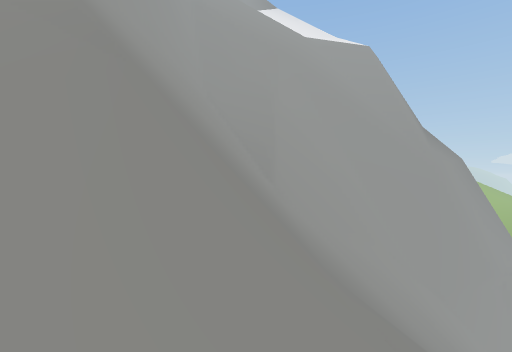
view 1 (above)

18 first-person views from a walk through a Unity game level. The camera is 1.5 m above the floor, looks level and sees 85° across. The floor is counted in squares, 2 m on a side. Each view is taken from the middle of a square. On the plan, view 1 faces up. The plan holds only what a view shows up to about 10 squares ahead; the rest is blank. The place goes on beyond the plan. The player character is not drawn.

view 2
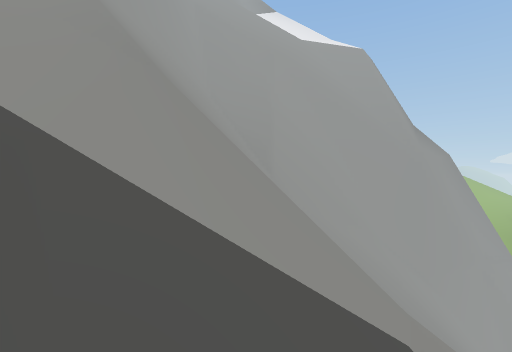

view 3
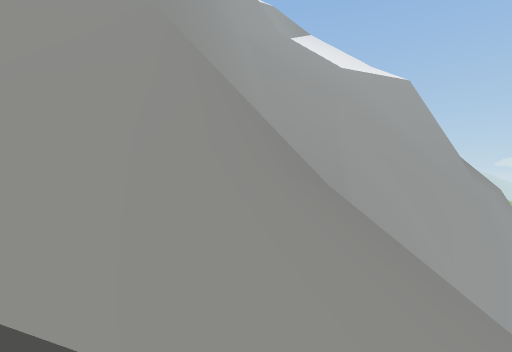

view 4
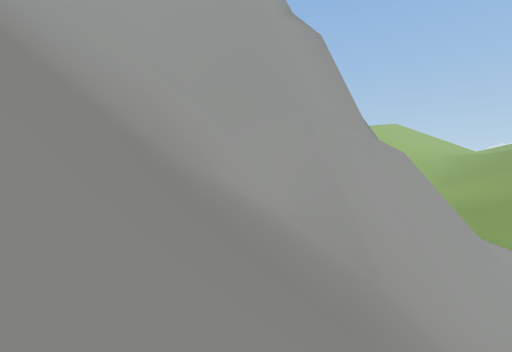

view 5
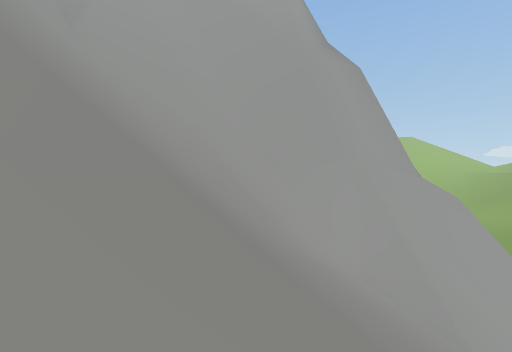

view 6
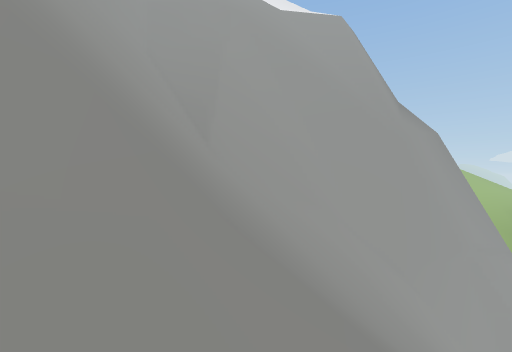

view 7
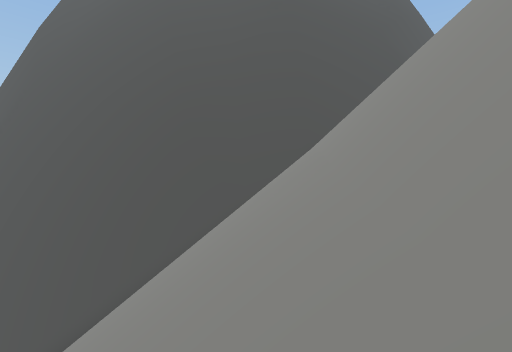

view 8
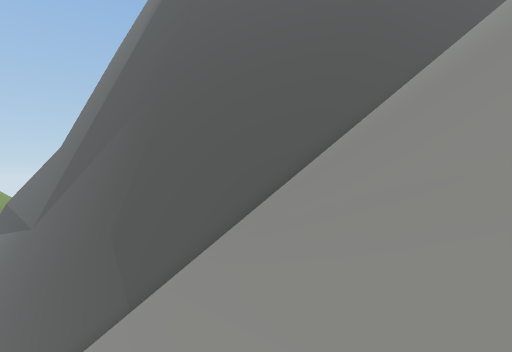

view 9
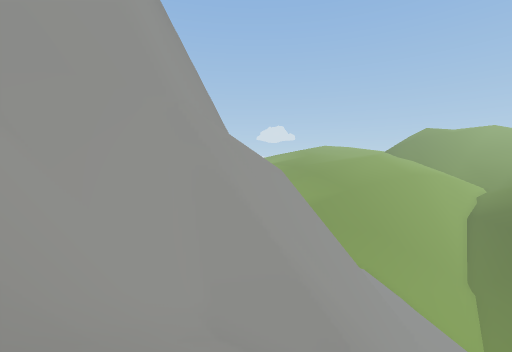

view 10
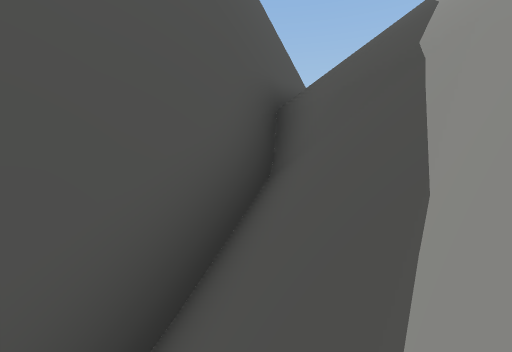

view 11
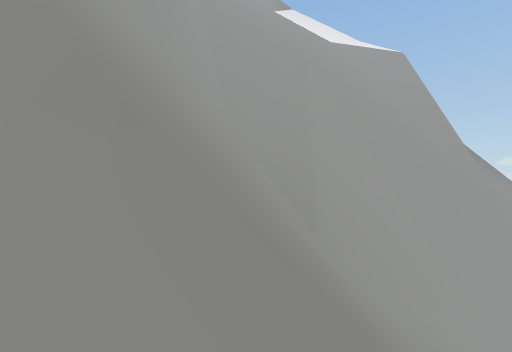

view 12
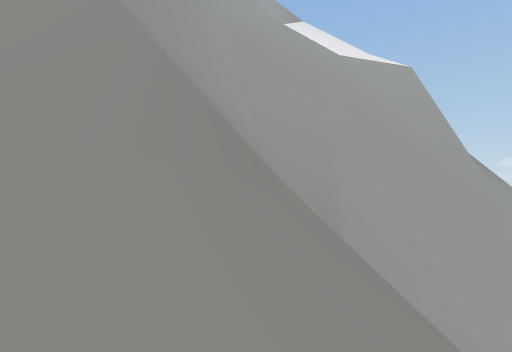

view 13
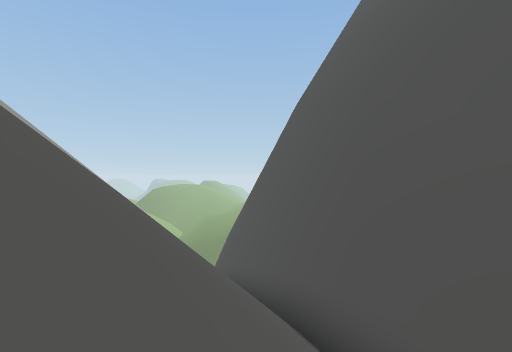

view 14
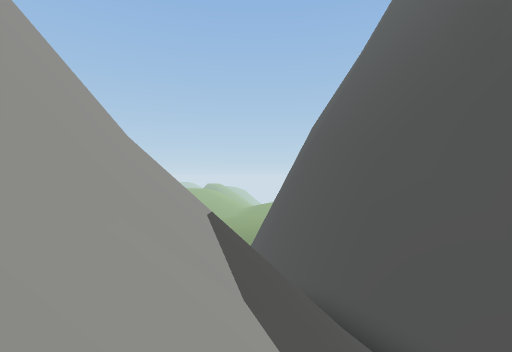

view 15
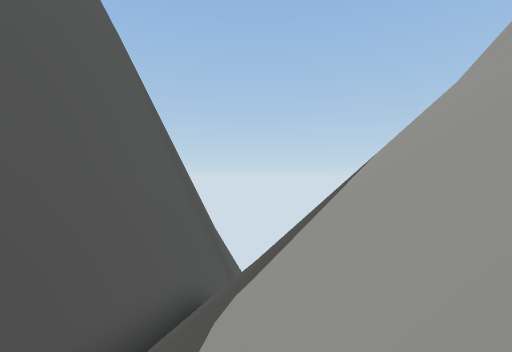

view 16
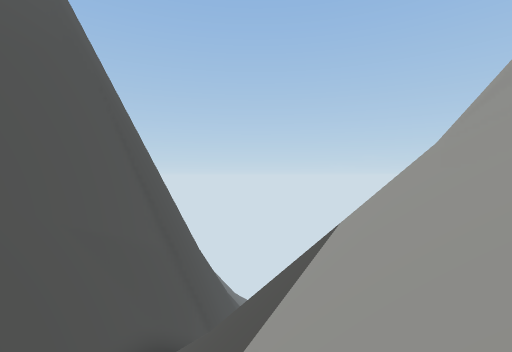

view 17
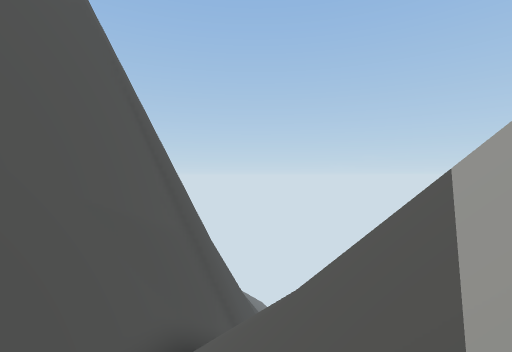

view 18
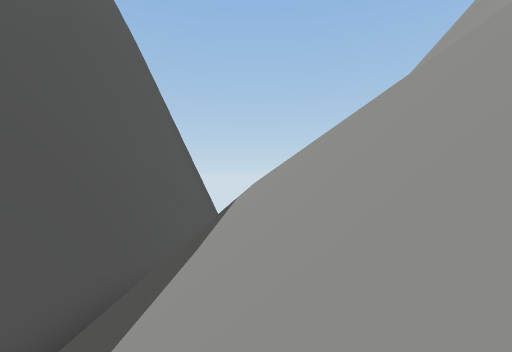

### Floor plan
Key: @ floor where view 1 was taken; # wall or solid block; / step, stairs or slope; = window, fence, low wall or low ledge; ^ raised ledge; v drop or lower ground.
Columns run from 12 left of view 1 to 18 right of it. Each row starts with its distance up from view 1.
 11         ^
 10        ^#   ^^^^
  9        #^   #/###^^##^^  ^^#///
  8        #v   #////###//=^###////
  7       ^#v ####/////////////
  6       #vv ####///////////
  5        vv#####//////////
  4        vv##/##/////////
  3        vv#//##////////
  2        v##//##///////
  1    ##  v#///////  / ////##
  0    ##///////@vv v#########
 -1   ##/////////v####
 -2  ///////   /###
 -3    ///////###
 -4    ////####
 -5     //##
 -6   vv###
 -7  vv##
 -8 vv##
 -9  v#

Positions as (right, up) in squares from view 1, and headings:
1: (0, 0), facing up
2: (0, -1), facing up
3: (-3, -1), facing up
4: (8, 1), facing up
5: (6, 1), facing up
6: (2, 1), facing up
7: (2, 6), facing down
8: (8, 8), facing down
9: (7, 6), facing up-right
10: (3, 1), facing down-left
11: (-1, 2), facing up
12: (-2, 1), facing up
13: (-9, -3), facing right
14: (-11, -2), facing right
15: (-4, 0), facing down-left
16: (-5, 0), facing down-left
17: (-5, -1), facing down-left
18: (-3, 1), facing down-left
